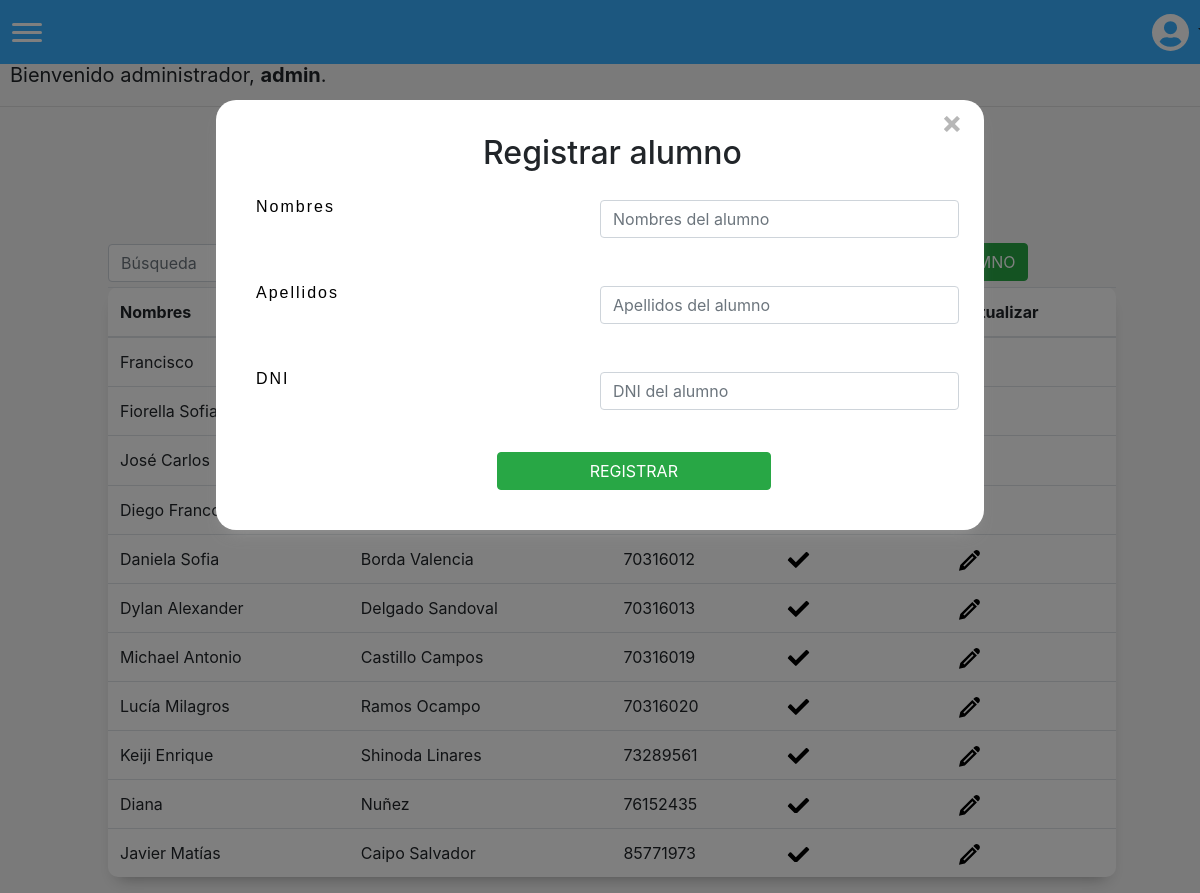
Page /crearalumno (signed in) on the committed database.
### matricula/models.py (models this page shows)
class User(AbstractUser):
    pass

class Alumno(models.Model):
    nombre = models.CharField(max_length=255)
    apellido = models.CharField(max_length=255)
    dni = models.IntegerField(primary_key=True)
    activo = models.BooleanField(default=1)

### matricula/views.py (the view, shortened to what this page needs)
# urls.py: path('crearalumno', views.crearAlumno, name='crearalumno'),
@login_required(login_url='/login')
def crearAlumno(request):
    return render(request, "matricula/crearalumno.html", {'alumnos': Alumno.objects.all()})

### matricula/templates/matricula/crearalumno.html (shortened to what this page needs)
{% extends "matricula/layout.html" %}
{% block body %}
<div id="Form">
    <h2 id="formTitle">Registrar alumno</h2>
    <form action="{% url 'crearalumno' %}" method="post">
        <div id="registerForm">
            <div class="form-group row">
                <p class="col-sm-6">Nombres</p>
                <input id="txtNombre" autofocus class="form-control col-sm-6" type="text" name="nombre" placeholder="Nombres del alumno" maxlength="25" required>
            </div>
            <div class="form-group row">
                <p class="col-sm-6">Apellidos</p>
                <input id="txtApellido" autofocus class="form-control col-sm-6" type="text" name="apellido" placeholder="Apellidos del alumno" maxlength="25" required>
            </div>
            <div class="form-group row">
                <p class="col-sm-6">DNI</p>
                <input id="txtDNI" autofocus class="form-control col-sm-6" type="number" name="dni" placeholder="DNI del alumno" max="99999999" min="00000001" oninput="javascript: if (this.value.length > this.maxLength) this.value = this.value.slice(0, this.maxLength);"
                maxlength="8" required>
            </div>
        </div>
        <input id="btnShowConfirmation" class="btn btn-success" value="REGISTRAR" onclick="showConfirmation()" style="margin-left: 35%; margin-top: 14px;">
    </form>
</div>
<div style="margin-left: 34%; margin-bottom: 30px;">
    <h1 style="font-size: 40px;">Alumnos registrados</h1>
</div>
<button id="options" class="btn btn-success" onclick="changeWindow()">NUEVO ALUMNO</button>
<div>
    <table id="tabla" class="table">
    <thead>
            <tr>
                <th scope="col">
                    Nombres
                </th>
                <th scope="col">
                </th>
                <th scope="col">
                </th>
                <th scope="col">
                </th>
                <th scope="col">
                    Actualizar
                </th>
            </tr>
        </thead>
        <tbody>
            {% for alumno in alumnos %}
            <tr>
                <td scope="row">
                {{alumno.nombre}}
                </td>
                <td scope="row">
                    {{alumno.apellido}}
                </td>
                <td class="dni" scope="row">
                    {{alumno.dni}}
                </td>
                <td scope="row">
                </td>
                <td scope="row">
                </td>
            </tr>
            {% endfor %}
        </tbody>
    </table>
</div>
{% endblock %}

### matricula/templates/matricula/layout.html (shortened to what this page needs)
{% load static %}
<!DOCTYPE html>
<html lang="en">
    <head>
        <link rel="stylesheet" href="https://stackpath.bootstrapcdn.com/bootstrap/4.4.1/css/bootstrap.min.css">
        <link href="{% static 'matricula/styles.css' %}" rel="stylesheet">
    </head>
    <body id="bootstrap-overrides">
        <nav>
            <div class="burger" onclick="navSlide()">
                <div class="line1"></div>
                <div class="line2"></div>
                <div class="line3"></div>
            </div>
            <div style="margin-left: 91%; cursor: pointer;" class="dropdown show">
                <a class="btn dropdown-toggle" role="button" id="dropdownMenuLink" data-toggle="dropdown" aria-haspopup="true" aria-expanded="false">
                </a>
                </div>
        </nav>
        <div id="greeting">
            {% if user.is_authenticated %}
                Bienvenido administrador,  <strong>{{ user.username }}</strong>.
            {% else %}
                Por favor,<a class="nav-link" href="{% url 'login'%}" style="display: inline;">Ingrese al sistema</a>
            {% endif %}
        </div>
        <div style="height: 40px;"></div>
        {% block body %}
        {% endblock %}
    </body>
</html>

### matricula/static/matricula/styles.css (style rules this page uses)
body { background-color: whitesmoke; }
p { color: black; text-align: justify; display: flex; width: 90%; letter-spacing: 2px; font-family: 'Cabin', sans-serif; padding: 15px; }
#bootstrap-overrides nav { display: flex; align-items: center; min-height: 8vh; font-family: 'Cabin', sans-serif; background-color: rgb(56, 175, 255); position: fixed; top: 0; width: 100%; }
#bootstrap-overrides .burger { margin-left: 7px; display: flex; z-index: 400; cursor: pointer; }
#bootstrap-overrides .burger div { width: 30px; height: 3px; background-color: rgb(255, 255, 255); margin: 5px; transition: all 0.3s ease; border-radius: 10px; }
body { overflow-x: hidden; }
#bootstrap-overrides .burger { display: block; }
#Form { margin-left: 18%; width: 64%; padding: 40px; padding-top: 10px; border-radius: 20px; background-color: white; -webkit-box-shadow: 0 8px 6px -6px #999; -moz-box-shadow: 0 8px 6px -6px #999; box-shadow: 0 10px 16px -10px #999; position: absolute; z-index: 3; top: 100px; }
#Form h2 { margin-left: 33%; }
div > input { margin-top: 20px; }
form > input { margin-left: 39%; }
.table { margin-left: 9%; width: 84%; padding: 40px; border-radius: 10px; background-color: white; -webkit-box-shadow: 0 8px 6px -6px #999; -moz-box-shadow: 0 8px 6px -6px #999; box-shadow: 0 10px 16px -10px #999; }
#options { margin: 0.2%; margin-bottom: 0.5%; display: inline; }
#exitForm { margin-left: 100%; cursor: pointer; }

### matricula/templates/matricula/layout.html (style rules this page uses)
#greeting { margin: 10px; font-size: 20px; margin-top: 5%; }

### matricula/templates/matricula/crearalumno.html (style rules this page uses)
html, body { margin: 0; height: 100%; overflow: hidden }

### rows in the picture
User: username "admin"
Alumno: nombre "Francisco"
Alumno: nombre "Fiorella Sofia"
Alumno: nombre "José Carlos"
Alumno: nombre "Diego Franco"
Alumno: nombre "Daniela Sofia", apellido "Borda Valencia", dni "70316012", activo True (drawn)
Alumno: nombre "Dylan Alexander", apellido "Delgado Sandoval", dni "70316013", activo True (drawn)
Alumno: nombre "Michael Antonio", apellido "Castillo Campos", dni "70316019", activo True (drawn)
Alumno: nombre "Lucía Milagros", apellido "Ramos Ocampo", dni "70316020", activo True (drawn)
Alumno: nombre "Keiji Enrique", apellido "Shinoda Linares", dni "73289561", activo True (drawn)
Alumno: nombre "Diana", apellido "Nuñez", dni "76152435", activo True (drawn)
Alumno: nombre "Javier Matías", apellido "Caipo Salvador", dni "85771973", activo True (drawn)
